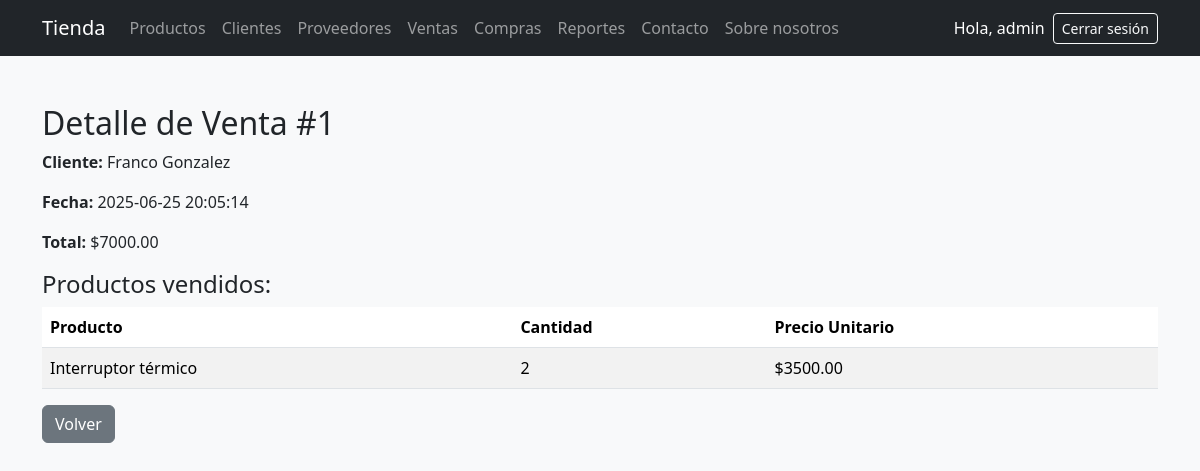
Screenshot of /detalle-venta/1 (signed in) with the database file from the repository.
### tables this page shows
CREATE TABLE ventas (
    id INTEGER PRIMARY KEY AUTOINCREMENT,
    cliente_id INTEGER NOT NULL,
    fecha TEXT NOT NULL,
    total REAL NOT NULL,
    FOREIGN KEY (cliente_id) REFERENCES clientes(id)
);

CREATE TABLE clientes (
    id INTEGER PRIMARY KEY AUTOINCREMENT,
    nombre TEXT NOT NULL,
    email TEXT,
    telefono TEXT,
    direccion TEXT
);

CREATE TABLE detalle_venta (
    id INTEGER PRIMARY KEY AUTOINCREMENT,
    venta_id INTEGER NOT NULL,
    producto_id INTEGER NOT NULL,
    cantidad INTEGER NOT NULL,
    precio_unitario REAL NOT NULL,
    FOREIGN KEY (venta_id) REFERENCES ventas(id),
    FOREIGN KEY (producto_id) REFERENCES productos(id)
);

CREATE TABLE productos (
            id INTEGER PRIMARY KEY AUTOINCREMENT,
            nombre TEXT NOT NULL,
            categoria TEXT,
            stock INTEGER,
            precio REAL
        );

### application.py (the view)
@app.route('/detalle-venta/<int:id>')
def detalle_venta(id):
    if 'usuario' not in session:
        return redirect('/login')
    conn = sqlite3.connect("db/tienda.db")
    cursor = conn.cursor()
    cursor.execute("""
        SELECT ventas.id, clientes.nombre, ventas.fecha, ventas.total
        FROM ventas
        JOIN clientes ON ventas.cliente_id = clientes.id
        WHERE ventas.id = ?
    """, (id,))
    venta = cursor.fetchone()
    cursor.execute("""
        SELECT productos.nombre, detalle_venta.cantidad, detalle_venta.precio_unitario
        FROM detalle_venta
        JOIN productos ON detalle_venta.producto_id = productos.id
        WHERE detalle_venta.venta_id = ?
    """, (id,))
    detalles = cursor.fetchall()
    conn.close()
    return render_template('detalle_venta.html', venta=venta, detalles=detalles)

### templates/detalle_venta.html
{% extends "base.html" %}
{% block content %}
<h2>Detalle de Venta #{{ venta[0] }}</h2>
<p><strong>Cliente:</strong> {{ venta[1] }}</p>
<p><strong>Fecha:</strong> {{ venta[2] }}</p>
<p><strong>Total:</strong> ${{ "%.2f"|format(venta[3]) }}</p>
<h4>Productos vendidos:</h4>
<table class="table table-striped">
  <thead>
    <tr><th>Producto</th><th>Cantidad</th><th>Precio Unitario</th></tr>
  </thead>
  <tbody>
    {% for d in detalles %}
    <tr>
      <td>{{ d[0] }}</td>
      <td>{{ d[1] }}</td>
      <td>${{ "%.2f"|format(d[2]) }}</td>
    </tr>
    {% endfor %}
  </tbody>
</table>
<a href="/ventas" class="btn btn-secondary">Volver</a>
{% endblock %}

### rows the page displays
ventas: id "1", fecha "2025-06-25 20:05:14", total "7000.00"
clientes: nombre "Franco Gonzalez"
detalle_venta: nombre "Interruptor térmico", cantidad "2", precio_unitario "3500.00"

### other values shown
{{ session['usuario'] }} "admin"
